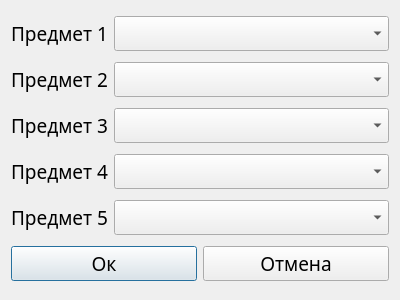
<?xml version="1.0" encoding="UTF-8"?>
<ui version="4.0">
 <class>setSubjects</class>
 <widget class="QDialog" name="setSubjects">
  <property name="geometry">
   <rect>
    <x>0</x>
    <y>0</y>
    <width>400</width>
    <height>300</height>
   </rect>
  </property>
  <property name="font">
   <font>
    <family>GOST type A</family>
    <pointsize>14</pointsize>
   </font>
  </property>
  <property name="windowTitle">
   <string>Dialog</string>
  </property>
  <layout class="QVBoxLayout" name="verticalLayout_2">
   <item>
    <layout class="QHBoxLayout" name="subject1">
     <item>
      <layout class="QHBoxLayout" name="layout" stretch="10,50">
       <item>
        <widget class="QLabel" name="sub1">
         <property name="text">
          <string>Предмет 1</string>
         </property>
        </widget>
       </item>
       <item>
        <widget class="QComboBox" name="setSub1">
         <property name="currentText">
          <string/>
         </property>
         <property name="insertPolicy">
          <enum>QComboBox::InsertPolicy::InsertAtBottom</enum>
         </property>
        </widget>
       </item>
      </layout>
     </item>
    </layout>
   </item>
   <item>
    <layout class="QHBoxLayout" name="subject2">
     <item>
      <layout class="QHBoxLayout" name="horizontalLayout_8" stretch="10,50">
       <item>
        <widget class="QLabel" name="sub2">
         <property name="text">
          <string>Предмет 2</string>
         </property>
        </widget>
       </item>
       <item>
        <widget class="QComboBox" name="setSub2"/>
       </item>
      </layout>
     </item>
    </layout>
   </item>
   <item>
    <layout class="QHBoxLayout" name="subject3">
     <item>
      <layout class="QHBoxLayout" name="horizontalLayout_9" stretch="10,50">
       <item>
        <widget class="QLabel" name="sub3">
         <property name="text">
          <string>Предмет 3</string>
         </property>
        </widget>
       </item>
       <item>
        <widget class="QComboBox" name="setSub3"/>
       </item>
      </layout>
     </item>
    </layout>
   </item>
   <item>
    <layout class="QHBoxLayout" name="subject4">
     <item>
      <layout class="QHBoxLayout" name="horizontalLayout_10" stretch="10,50">
       <item>
        <widget class="QLabel" name="sub4">
         <property name="text">
          <string>Предмет 4</string>
         </property>
        </widget>
       </item>
       <item>
        <widget class="QComboBox" name="setSub4"/>
       </item>
      </layout>
     </item>
    </layout>
   </item>
   <item>
    <layout class="QHBoxLayout" name="subject5">
     <item>
      <layout class="QHBoxLayout" name="horizontalLayout_11" stretch="10,50">
       <item>
        <widget class="QLabel" name="sub5">
         <property name="text">
          <string>Предмет 5</string>
         </property>
        </widget>
       </item>
       <item>
        <widget class="QComboBox" name="setSub5"/>
       </item>
      </layout>
     </item>
    </layout>
   </item>
   <item>
    <layout class="QHBoxLayout" name="exit">
     <item>
      <widget class="QPushButton" name="confirm">
       <property name="text">
        <string>Ок</string>
       </property>
      </widget>
     </item>
     <item>
      <widget class="QPushButton" name="cancel">
       <property name="text">
        <string>Отмена</string>
       </property>
      </widget>
     </item>
    </layout>
   </item>
  </layout>
 </widget>
 <resources/>
 <connections/>
</ui>
